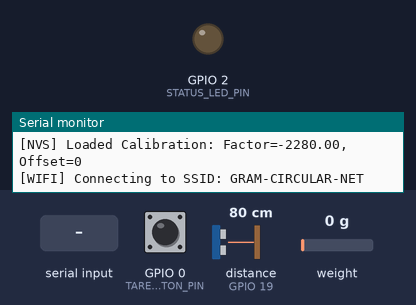
The program below on a simulated ESP32. Parts: output pins drawn as LEDs (lit = HIGH), the last lines printed to the serial monitor. Wiring (inferred from the names in the program): ultrasonic range finder: trigger GPIO 18; echo GPIO 19. Inputs (shaded band) come from the test bench; at power-on: GPIO 0 (TARE_BUTTON_PIN) HIGH, distance to the obstacle (sensor on GPIO 19) 80 cm, weight on the scale 0 g. The echo pulse lasts 58.3 µs per cm; WiFi joins after 1.5 s; servers stay silent unless stated; uploads are accepted with an empty reply; EEPROM starts erased; pins used as bus, display or sensor lines are not drawn.

Above: at 1.1 s.
3.8 s: "c" received over Serial
5.3 s: "R" received over Serial
At 7.8 s:
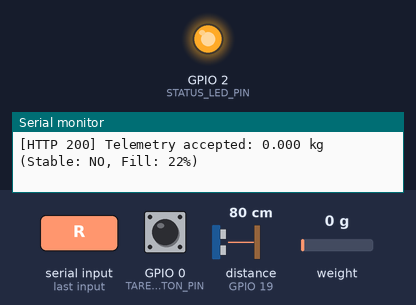
8.8 s: GPIO 0 (TARE_BUTTON_PIN) pulled LOW for 0.2 s
12.3 s: "C" received over Serial
At 12.9 s:
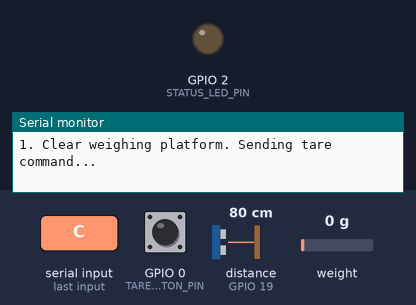
13.8 s: "0\n" received over Serial
At 17.5 s:
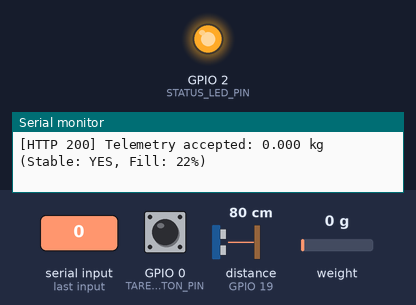
Timing chart, 0 to 22.4 s (numbered marks = the images above; inputs shaded):
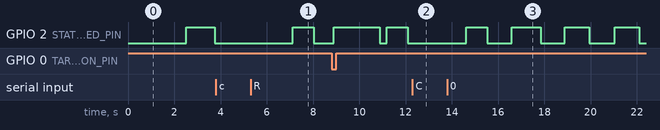

Measured:
- after the input at 3.8 s, GPIO 2 (STATUS_LED_PIN): stays LOW (without the input it goes to HIGH after 1.0 s)
- after the input at 5.3 s, GPIO 2 (STATUS_LED_PIN): LOW → HIGH after 1.8 s, → LOW 0.90 s later
- after the input at 12.3 s, GPIO 2 (STATUS_LED_PIN): stays LOW (without the input it goes to HIGH after 0.85 s)
- after the input at 13.8 s, GPIO 2 (STATUS_LED_PIN): LOW → HIGH after 0.83 s, → LOW 0.90 s later, → HIGH 1.1 s later, → LOW 1.3 s later, … (8 changes in this stretch)

The program:

main.cpp
```cpp
/**
 * GRAM-CIRCULAR Smart Weighing & Bin Telemetry Node
 * Firmware for ESP32 DevKit V1
 *
 * Hardware Peripherals:
 *  - HX711 24-bit ADC Load Cell Amplifier (Weight telemetry)
 *  - HC-SR04 Ultrasonic Distance Sensor (Bin fill level telemetry)
 *  - Flash EEPROM via ESP32 Preferences (Zero/Tare & Scale Factor persistence)
 *  - WiFi Station with HTTP REST POST Client
 */

#include <Arduino.h>
#include <WiFi.h>
#include <HTTPClient.h>
#include <ArduinoJson.h>
#include <Preferences.h>
#include "HX711.h"

// -----------------------------------------------------------------------------
// Hardware Pin Mapping
// -----------------------------------------------------------------------------
#define HX711_DOUT_PIN       21   // Load cell amplifier serial data
#define HX711_SCK_PIN        22   // Load cell amplifier serial clock
#define ULTRASONIC_TRIG_PIN  18   // HC-SR04 Trigger pin (Output, 3.3V)
#define ULTRASONIC_ECHO_PIN  19   // HC-SR04 Echo pin (Input via voltage divider)
#define STATUS_LED_PIN       2    // Onboard Blue Status LED
#define TARE_BUTTON_PIN      0    // BOOT button active-low (GPIO 0)

// -----------------------------------------------------------------------------
// Telemetry & Device Configuration
// -----------------------------------------------------------------------------
const char* DEVICE_ID       = "ESP32-SCALE-001";
const char* WIFI_SSID       = "GRAM-CIRCULAR-NET";
const char* WIFI_PASSWORD   = "gramrural2026";
const char* API_SERVER_URL  = "http://192.168.1.100:4000/api/v1/devices/reading";

// Bin Geometry (Centimeters)
const float BIN_MAX_DEPTH_CM = 100.0; // Distance to bottom of empty bin
const float BIN_MIN_DEPTH_CM = 10.0;  // Minimum clearance when bin is 100% full

// Stability Filter Settings
const int   WINDOW_SIZE              = 10;    // 10-sample moving window
const float STABILITY_TOLERANCE_KG   = 0.050; // 50 grams max spread for stability flag
const unsigned long TELEMETRY_PERIOD = 3000;  // Transmit interval in milliseconds (3s)

// -----------------------------------------------------------------------------
// Global Peripherals & State
// -----------------------------------------------------------------------------
HX711 scale;
Preferences preferences;

float sampleBuffer[WINDOW_SIZE];
int   sampleIndex = 0;
bool  bufferFilled = false;

float calibrationFactor = -2280.0f; // Default factory estimate for 50kg load cell
long  tareOffset = 0;

unsigned long lastTelemetryMillis = 0;
unsigned long lastLedBlinkMillis = 0;
bool ledState = false;

// -----------------------------------------------------------------------------
// Non-Volatile Memory (Preferences) Helpers
// -----------------------------------------------------------------------------
void loadCalibrationFromNVS() {
    preferences.begin("gram_scale", true); // Read-only mode
    calibrationFactor = preferences.getFloat("cal_factor", -2280.0f);
    tareOffset = preferences.getLong("tare_offset", 0);
    preferences.end();

    scale.set_scale(calibrationFactor);
    scale.set_offset(tareOffset);

    Serial.printf("[NVS] Loaded Calibration: Factor=%.2f, Offset=%ld\n", calibrationFactor, tareOffset);
}

void saveCalibrationToNVS(float factor, long offset) {
    preferences.begin("gram_scale", false); // Read-write mode
    preferences.putFloat("cal_factor", factor);
    preferences.putLong("tare_offset", offset);
    preferences.end();

    Serial.printf("[NVS] Saved Calibration: Factor=%.2f, Offset=%ld\n", factor, offset);
}

// -----------------------------------------------------------------------------
// Scale Tare & Calibration Routines
// -----------------------------------------------------------------------------
void executeTare() {
    Serial.println("\n[SCALE] Taring... Please ensure platform is completely empty.");
    digitalWrite(STATUS_LED_PIN, HIGH);
    scale.tare(20); // 20-sample average tare
    tareOffset = scale.get_offset();
    saveCalibrationToNVS(calibrationFactor, tareOffset);
    digitalWrite(STATUS_LED_PIN, LOW);
    Serial.printf("[SCALE] Tare complete. Zero offset set to: %ld\n", tareOffset);
}

void executeCalibrationRoutine() {
    Serial.println("\n=======================================================");
    Serial.println("  GRAM-CIRCULAR INTERACTIVE LOAD CELL CALIBRATION");
    Serial.println("=======================================================");
    Serial.println("1. Clear weighing platform. Sending tare command...");
    scale.set_scale();
    scale.tare(20);
    Serial.println("   Tare done. Baseline zero set.");

    Serial.println("2. Place a known reference weight on the scale.");
    Serial.println("   Type the weight in KILOGRAMS into Serial Monitor (e.g. '5.00') and press Enter:");

    while (!Serial.available()) {
        delay(100);
    }
    float knownWeightKg = Serial.parseFloat();
    while (Serial.available()) Serial.read(); // Flush buffer

    if (knownWeightKg <= 0.001) {
        Serial.println("[ERROR] Invalid weight entered. Calibration aborted.");
        return;
    }

    Serial.printf("3. Sampling scale with reference weight: %.3f kg...\n", knownWeightKg);
    long reading = scale.get_value(20);
    float newFactor = (float)reading / knownWeightKg;

    scale.set_scale(newFactor);
    calibrationFactor = newFactor;
    tareOffset = scale.get_offset();
    saveCalibrationToNVS(calibrationFactor, tareOffset);

    Serial.printf("[SUCCESS] Calibration complete! New Scale Factor: %.2f\n", newFactor);
    Serial.println("=======================================================\n");
}

// -----------------------------------------------------------------------------
// Stability Moving Window Filter
// -----------------------------------------------------------------------------
struct StabilityResult {
    float averageWeightKg;
    bool isStable;
    float spreadKg;
};

StabilityResult processWeightSample(float rawWeightKg) {
    sampleBuffer[sampleIndex] = rawWeightKg;
    sampleIndex = (sampleIndex + 1) % WINDOW_SIZE;
    if (sampleIndex == 0) {
        bufferFilled = true;
    }

    int count = bufferFilled ? WINDOW_SIZE : sampleIndex;
    if (count == 0) {
        return { rawWeightKg, false, 0.0f };
    }

    float sum = 0.0f;
    float minVal = sampleBuffer[0];
    float maxVal = sampleBuffer[0];

    for (int i = 0; i < count; i++) {
        float val = sampleBuffer[i];
        sum += val;
        if (val < minVal) minVal = val;
        if (val > maxVal) maxVal = val;
    }

    float avg = sum / (float)count;
    float spread = maxVal - minVal;
    bool stable = (count >= WINDOW_SIZE) && (spread <= STABILITY_TOLERANCE_KG);

    // Filter tiny negative drift near zero
    if (avg < 0.010f && avg > -0.050f) {
        avg = 0.0f;
    }

    return { avg, stable, spread };
}

// -----------------------------------------------------------------------------
// HC-SR04 Ultrasonic Bin Fill Measurement
// -----------------------------------------------------------------------------
int readBinFillPercent() {
    digitalWrite(ULTRASONIC_TRIG_PIN, LOW);
    delayMicroseconds(2);
    digitalWrite(ULTRASONIC_TRIG_PIN, HIGH);
    delayMicroseconds(10);
    digitalWrite(ULTRASONIC_TRIG_PIN, LOW);

    // Timeout after 30ms (approx 5.1 meters max range)
    long durationUs = pulseIn(ULTRASONIC_ECHO_PIN, HIGH, 30000);

    if (durationUs == 0) {
        // Echo timeout or sensor disconnected
        return -1;
    }

    // Speed of sound in air = ~343 m/s = 0.0343 cm/us (divided by 2 for round-trip)
    float distanceCm = (durationUs * 0.0343f) / 2.0f;

    // Constrain distance within bin limits
    if (distanceCm > BIN_MAX_DEPTH_CM) distanceCm = BIN_MAX_DEPTH_CM;
    if (distanceCm < BIN_MIN_DEPTH_CM) distanceCm = BIN_MIN_DEPTH_CM;

    // Calculate percentage fill
    float usableRange = BIN_MAX_DEPTH_CM - BIN_MIN_DEPTH_CM;
    float filledDepth = BIN_MAX_DEPTH_CM - distanceCm;
    int fillPercent = (int)round((filledDepth / usableRange) * 100.0f);

    return constrain(fillPercent, 0, 100);
}

// -----------------------------------------------------------------------------
// WiFi & HTTP Telemetry Transmission
// -----------------------------------------------------------------------------
void connectWiFi() {
    if (WiFi.status() == WL_CONNECTED) return;

    Serial.printf("[WIFI] Connecting to SSID: %s ", WIFI_SSID);
    WiFi.mode(WIFI_STA);
    WiFi.begin(WIFI_SSID, WIFI_PASSWORD);

    int attempts = 0;
    while (WiFi.status() != WL_CONNECTED && attempts < 15) {
        delay(500);
        Serial.print(".");
        attempts++;
    }

    if (WiFi.status() == WL_CONNECTED) {
        Serial.printf("\n[WIFI] Connected! IP: %s | RSSI: %d dBm\n",
                      WiFi.localIP().toString().c_str(), WiFi.RSSI());
        digitalWrite(STATUS_LED_PIN, HIGH);
    } else {
        Serial.println("\n[WIFI] Connection failed. Retrying in background...");
        digitalWrite(STATUS_LED_PIN, LOW);
    }
}

bool transmitTelemetry(float weightKg, bool isStable, int fillPercent) {
    if (WiFi.status() != WL_CONNECTED) {
        connectWiFi();
        if (WiFi.status() != WL_CONNECTED) return false;
    }

    HTTPClient http;
    http.begin(API_SERVER_URL);
    http.addHeader("Content-Type", "application/json");
    http.setTimeout(4000);

    StaticJsonDocument<256> doc;
    doc["deviceId"] = DEVICE_ID;
    doc["weightKg"] = round(weightKg * 1000.0f) / 1000.0f;
    doc["isStable"] = isStable;
    doc["source"] = "SENSOR";
    if (fillPercent >= 0) {
        doc["fillPercent"] = fillPercent;
    } else {
        doc["fillPercent"] = nullptr;
    }

    String requestBody;
    serializeJson(doc, requestBody);

    int httpCode = http.POST(requestBody);
    bool success = false;

    if (httpCode > 0) {
        if (httpCode == HTTP_CODE_OK || httpCode == HTTP_CODE_CREATED) {
            Serial.printf("[HTTP 200] Telemetry accepted: %.3f kg (Stable: %s, Fill: %d%%)\n",
                          weightKg, isStable ? "YES" : "NO", fillPercent);
            success = true;
        } else {
            Serial.printf("[HTTP %d] Server rejected reading: %s\n", httpCode, http.getString().c_str());
        }
    } else {
        Serial.printf("[HTTP ERR] Failed to connect: %s\n", http.errorToString(httpCode).c_str());
    }

    http.end();
    return success;
}

// -----------------------------------------------------------------------------
// Arduino Setup & Main Loop
// -----------------------------------------------------------------------------
void setup() {
    Serial.begin(115200);
    delay(1000);

    Serial.println("\n=======================================================");
    Serial.println("  GRAM-CIRCULAR IoT Edge Node (ESP32)");
    Serial.println("  Smart Waste Management & Telemetry System");
    Serial.println("=======================================================");

    pinMode(STATUS_LED_PIN, OUTPUT);
    pinMode(TARE_BUTTON_PIN, INPUT_PULLUP);
    pinMode(ULTRASONIC_TRIG_PIN, OUTPUT);
    pinMode(ULTRASONIC_ECHO_PIN, INPUT);

    digitalWrite(ULTRASONIC_TRIG_PIN, LOW);
    digitalWrite(STATUS_LED_PIN, LOW);

    // Initialize HX711 Load Cell Interface
    scale.begin(HX711_DOUT_PIN, HX711_SCK_PIN);
    Serial.print("[INIT] Initializing HX711 Load Cell...");

    int checkAttempts = 0;
    while (!scale.is_ready() && checkAttempts < 10) {
        delay(200);
        Serial.print(".");
        checkAttempts++;
    }

    if (scale.is_ready()) {
        Serial.println(" Ready!");
        loadCalibrationFromNVS();
    } else {
        Serial.println("\n[WARN] HX711 not responding! Check DOUT(21) / SCK(22) wiring.");
    }

    connectWiFi();

    Serial.println("[READY] System initialized. Available serial commands:");
    Serial.println("   't' - Tare / Zero the scale");
    Serial.println("   'c' - Interactive known-weight calibration");
    Serial.println("   'r' - Instant diagnostic read");
    Serial.println("-------------------------------------------------------\n");
}

void loop() {
    // 1. Check Hardware Tare Button (Active Low on GPIO 0)
    if (digitalRead(TARE_BUTTON_PIN) == LOW) {
        delay(50); // Debounce
        if (digitalRead(TARE_BUTTON_PIN) == LOW) {
            executeTare();
            while (digitalRead(TARE_BUTTON_PIN) == LOW) delay(50); // Wait for release
        }
    }

    // 2. Check Serial Console Commands
    if (Serial.available()) {
        char cmd = (char)Serial.read();
        if (cmd == 't' || cmd == 'T') {
            executeTare();
        } else if (cmd == 'c' || cmd == 'C') {
            executeCalibrationRoutine();
        } else if (cmd == 'r' || cmd == 'R') {
            int fill = readBinFillPercent();
            float rawWeight = scale.is_ready() ? scale.get_units(5) : 0.0f;
            Serial.printf("[DIAG] Raw Weight: %.3f kg | Bin Fill: %d%%\n", rawWeight, fill);
        }
    }

    // 3. Periodic High-Precision Sensor Reading & Stability Filtering
    float currentRawWeight = 0.0f;
    if (scale.is_ready()) {
        currentRawWeight = scale.get_units(1); // Single-conversion fast sample
    }
    StabilityResult stability = processWeightSample(currentRawWeight);

    // 4. Telemetry Broadcast Loop
    unsigned long now = millis();
    if (now - lastTelemetryMillis >= TELEMETRY_PERIOD) {
        lastTelemetryMillis = now;

        int fillPercent = readBinFillPercent();
        transmitTelemetry(stability.averageWeightKg, stability.isStable, fillPercent);
    }

    // 5. Status LED Heartbeat
    if (now - lastLedBlinkMillis >= 1000) {
        lastLedBlinkMillis = now;
        if (WiFi.status() == WL_CONNECTED) {
            ledState = !ledState;
            digitalWrite(STATUS_LED_PIN, ledState);
        } else {
            digitalWrite(STATUS_LED_PIN, LOW);
        }
    }

    delay(50); // Yield to FreeRTOS scheduler
}
```
